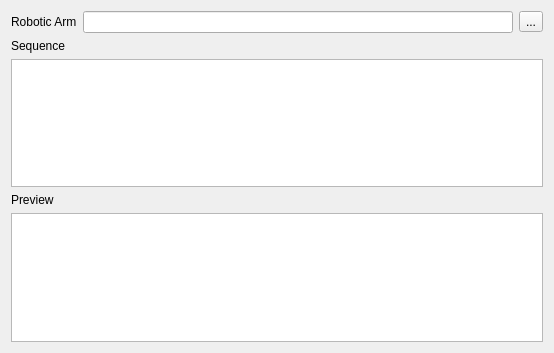
<?xml version="1.0" encoding="UTF-8"?>
<ui version="4.0">
 <class>GTAActionRoboticArmWidget</class>
 <widget class="QWidget" name="GTAActionRoboticArmWidget">
  <property name="geometry">
   <rect>
    <x>0</x>
    <y>0</y>
    <width>554</width>
    <height>353</height>
   </rect>
  </property>
  <property name="windowTitle">
   <string>Form</string>
  </property>
  <layout class="QGridLayout" name="gridLayout">
   <item row="0" column="0">
    <layout class="QHBoxLayout" name="horizontalLayout">
     <item>
      <widget class="QLabel" name="label">
       <property name="text">
        <string>Robotic Arm</string>
       </property>
      </widget>
     </item>
     <item>
      <widget class="QLineEdit" name="roboArmFileLE"/>
     </item>
     <item>
      <widget class="QToolButton" name="SearchPB">
       <property name="text">
        <string>...</string>
       </property>
       <property name="icon">
        <iconset resource="../resource.qrc">
         <normaloff>:/images/forms/img/SEARCH.png</normaloff>:/images/forms/img/SEARCH.png</iconset>
       </property>
      </widget>
     </item>
    </layout>
   </item>
   <item row="1" column="0">
    <layout class="QVBoxLayout" name="verticalLayout">
     <item>
      <widget class="QLabel" name="label_2">
       <property name="text">
        <string>Sequence</string>
       </property>
      </widget>
     </item>
     <item>
      <widget class="QListWidget" name="SequenceListLW"/>
     </item>
    </layout>
   </item>
   <item row="2" column="0">
    <layout class="QVBoxLayout" name="verticalLayout_2">
     <item>
      <widget class="QLabel" name="label_3">
       <property name="text">
        <string>Preview</string>
       </property>
      </widget>
     </item>
     <item>
      <widget class="QTextEdit" name="PreviewTE"/>
     </item>
    </layout>
   </item>
  </layout>
 </widget>
 <resources>
  <include location="../resource.qrc"/>
 </resources>
 <connections/>
</ui>
